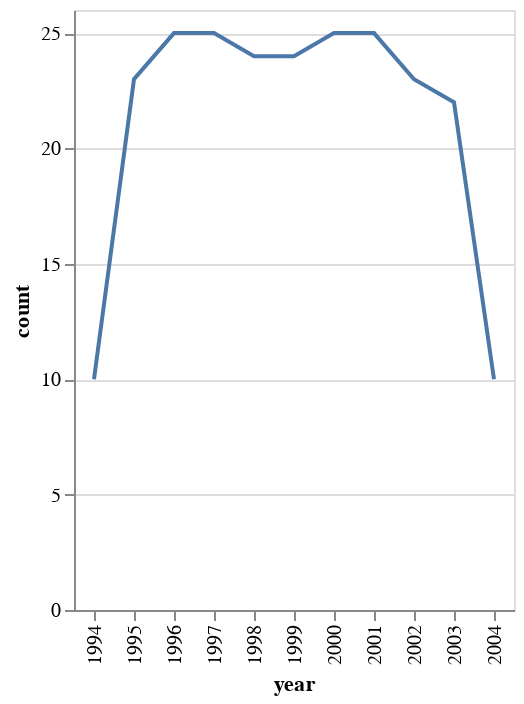

Source (notebook cell):
### Code cell
alt.Chart(amigos_year[:,count(),by(f.year)].to_pandas()).mark_line().encode(alt.X('year'),alt.Y('count'))

### Figure 1 — Vega-Lite specification as saved in the notebook (floating-point values rounded to 4 significant figures)
{"config": {"view": {"continuousWidth": 400, "continuousHeight": 300}}, "data": {"name": "data-115df91c67da845ceb6211e3288eaa6e"}, "mark": "line", "encoding": {"x": {"type": "nominal", "field": "year"}, "y": {"type": "quantitative", "field": "count"}}, "$schema": "https://vega.github.io/schema/vega-lite/v4.8.1.json", "datasets": {"data-115df91c67da845ceb6211e3288eaa6e": [{"year": "1994", "count": 10}, {"year": "1995", "count": 23}, {"year": "1996", "count": 25}, {"year": "1997", "count": 25}, {"year": "1998", "count": 24}, {"year": "1999", "count": 24}, {"year": "2000", "count": 25}, {"year": "2001", "count": 25}, {"year": "2002", "count": 23}, {"year": "2003", "count": 22}, {"year": "2004", "count": 10}]}}
